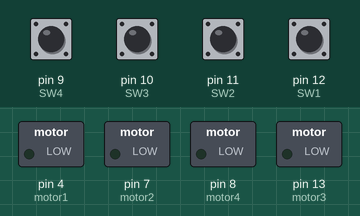
Bench run of a sketch on a simulated Arduino Uno, built with avr-gcc and run on an emulated ATmega328P. Shown: switched loads named in the sketch (green lamp = pin HIGH). The test bench sets the inputs (shaded band); at power-on: pin 9 (SW4), pin 10 (SW3), pin 11 (SW2), pin 12 (SW1) LOW.

Above: at 1.2 s.
1.3 s: pin 9 (SW4) pulled HIGH for 0.15 s
At 2.2 s:
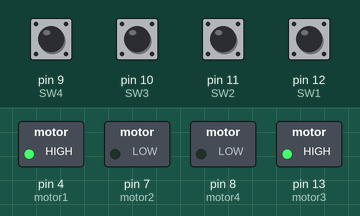
2.9 s: pin 10 (SW3) pulled HIGH for 0.15 s
At 3.4 s:
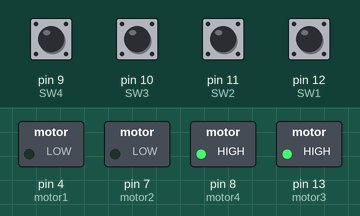
4.5 s: pin 11 (SW2) pulled HIGH for 0.15 s
At 5.7 s:
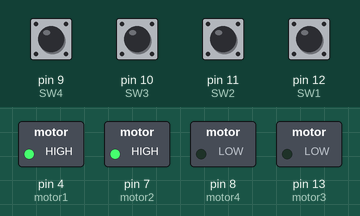
6.1 s: pin 12 (SW1) pulled HIGH for 0.15 s
At 7.1 s:
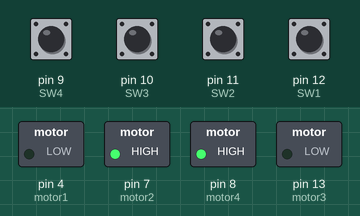
7.7 s: pin 9 (SW4) pulled HIGH for 1 s
At 8.3 s:
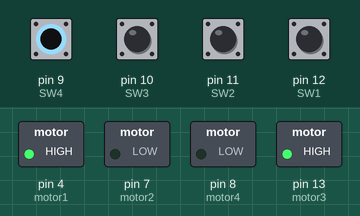
10.2 s: pin 10 (SW3) pulled HIGH for 1 s
At 11.4 s:
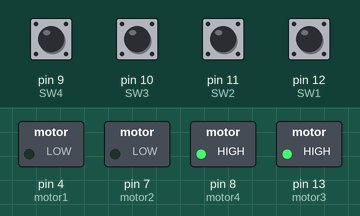
Timing chart, 0 to 13.2 s (numbered marks = the images above; inputs shaded):
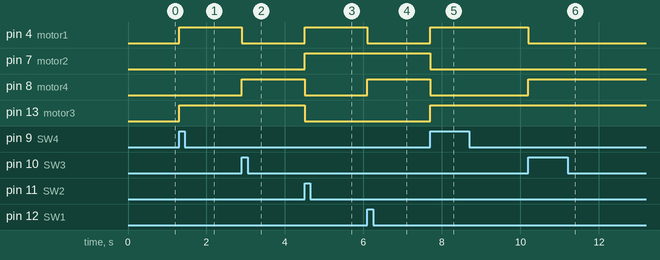

Measured:
- after the input at 1.3 s, pin 4 (motor1), pin 13 (motor3): LOW → HIGH at once
- after the input at 2.9 s, pin 4 (motor1): HIGH → LOW at once; pin 8 (motor4): LOW → HIGH at once
- after the input at 4.5 s, pin 4 (motor1), pin 7 (motor2): LOW → HIGH at once; pin 8 (motor4), pin 13 (motor3): HIGH → LOW at once
- after the input at 6.1 s, pin 4 (motor1): HIGH → LOW at once; pin 8 (motor4): LOW → HIGH at once
- after the input at 7.7 s, pin 4 (motor1), pin 13 (motor3): LOW → HIGH at once; pin 7 (motor2), pin 8 (motor4): HIGH → LOW at once
- after the input at 10.2 s, pin 4 (motor1): HIGH → LOW at once; pin 8 (motor4): LOW → HIGH at once

The sketch:

Rc_motor.ino
```cpp
void setup()
{Serial.begin(9600);
  pinMode(4, OUTPUT);  //motor1
  pinMode(7, OUTPUT);  //motor2
  pinMode(8, OUTPUT);  //motor4
  pinMode(13, OUTPUT); //motor3
  pinMode(9, INPUT);   //SW4
  pinMode(10, INPUT);  //SW3
  pinMode(11, INPUT);  //SW2
  pinMode(12, INPUT);  //SW1
}

void loop()
{if (digitalRead(9) == HIGH)
  {backward(); }
  if (digitalRead(10) == HIGH)
  {right(); }
  if (digitalRead(11) == HIGH)
  {left();}
  if (digitalRead(12) == HIGH)
  {forward();}
}
void right()//SW4
{ digitalWrite(4,LOW);
  digitalWrite(7,LOW);
  digitalWrite(8,HIGH);
  digitalWrite(13,HIGH);}

void left()//SW3
{digitalWrite(4,HIGH);
  digitalWrite(7,HIGH);
  digitalWrite(8,LOW);
  digitalWrite(13,LOW);}

void forward()//SW2
{digitalWrite(4,LOW);
  digitalWrite(7,HIGH);
  digitalWrite(8,HIGH);
  digitalWrite(13,LOW);}

void backward()//SW1
{ digitalWrite(4,HIGH);
  digitalWrite(7,LOW);
  digitalWrite(8,LOW);
  digitalWrite(13,HIGH);}
 
```
